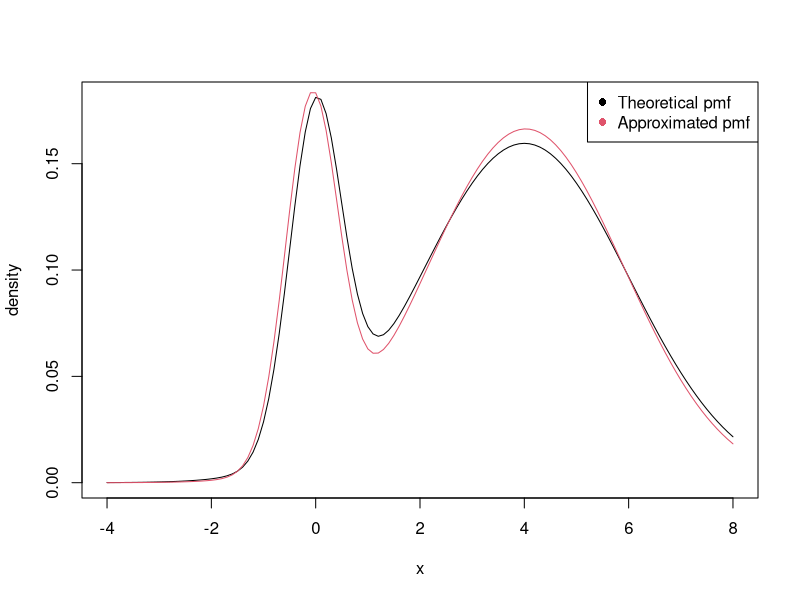
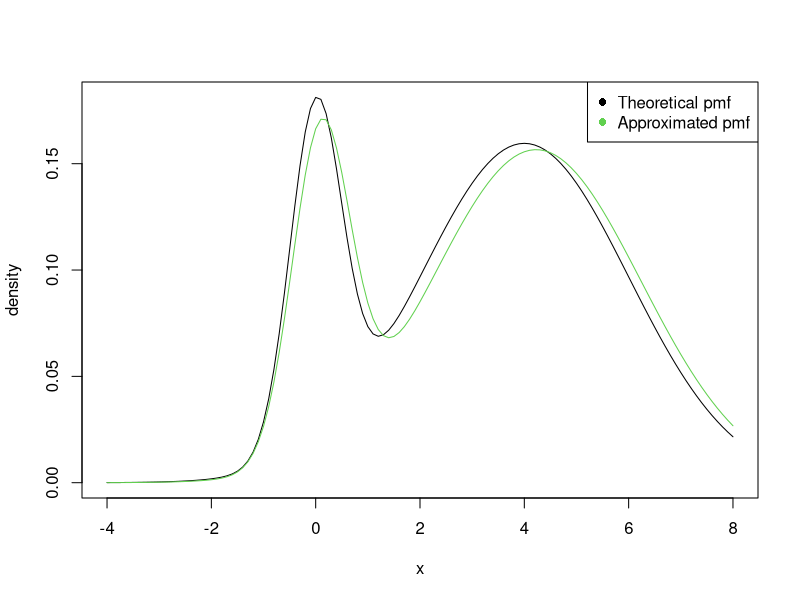

The R source for these figures, in order:
## ---- chunk 1
knitr::opts_chunk$set(echo = TRUE)
## ---- chunk 2
# Imported from Module 9
rmixnorm <- function(N, mu1, mu2, sigma1, sigma2, tau){
  ind <- I(runif(N) > tau)
  X <- rep(0,N)
  X[ind] <- rnorm(sum(ind), mu1, sigma1)
  X[!ind] <- rnorm(sum(!ind), mu2, sigma2)
  return(X)
}

dmixnorm <- function(x, mu1, mu2, sigma1, sigma2, tau){
  y <- (1-tau)*dnorm(x, mean = mu1, sd = sigma1) + tau*dnorm(x, mean = mu2, sd = sigma2)
  return(y)
}
## ---- chunk 3

# Returns expected value of given parameters for gaussian mixed distribution
ExpectationStep <- function(X, mu1, mu2, sigma1, sigma2, tau){
  N <- length(X)
  p <- dnorm(X, mean = mu2, sd = sigma2)*tau/dmixnorm(X, mu1, mu2, sigma1, sigma2, tau)

  sum1 <- log(1-tau)*(N-sum(p))
  sum2 <- log(tau)*sum(p)
  sum3 <- sum((1-p) * log(dnorm(X, mean = mu1, sd = sigma1)))
  sum4 <- sum(p * log(dnorm(X, mean = mu2, sd = sigma2)))
  
  return(sum1+sum2+sum3+sum4)
}

# Returns optimization of parameters for EM of mixed gaussian distribution
MaximizationStep <- function(X, mu1, mu2, sigma1, sigma2, tau){
  N <- length(X)
  p <- dnorm(X, mean = mu2, sd = sigma2)*tau/dmixnorm(X, mu1, mu2, sigma1, sigma2, tau)

  tau_up <- sum(p)/N
  mu1_up <- sum((1-p) * X)/sum(1-p)
  sigma1_up <- sqrt(sum((1-p) * (X-mu1_up)^2)/sum(1-p))
  mu2_up <- sum(p * X)/sum(p)
  sigma2_up <- sqrt(sum(p * (X-mu2_up)^2)/sum(p))
  
  return(c(mu1_up, mu2_up, sigma1_up, sigma2_up, tau_up))
}



## ---- chunk 4

# Initialization

N <- 1000
X <- rmixnorm(N, 0, 4, 0.5, 2, 0.8)

mu1 <- -1; mu2 <- 6
sigma1 <- 1; sigma2 <- 4
tau <- 0.6

a <- ExpectationStep(X, mu1, mu2, sigma1, sigma2, tau)
b <- MaximizationStep(X, mu1, mu2, sigma1, sigma2, tau)

for (i in 1:1000){
  b <- MaximizationStep(X, b[1], b[2], b[3], b[4], b[5])
  a <- ExpectationStep(X, b[1], b[2], b[3], b[4], b[5])
}


print(sprintf("The EM Algorithm approximates the inital parameters as mu1 = %.2f, mu2 = %.2f, sigma1 = %.2f, sigma2 = %.2f, tau = %.2f", b[1], b[2], b[3], b[4], b[5]))

xgrid <- seq(from = -4, to = 8, 0.1)
plot(xgrid, dmixnorm(xgrid, 0, 4, 0.5, 2, 0.8), 'l', xlab = "x", ylab = "density")
lines(xgrid, dmixnorm(xgrid, b[1], b[2], b[3], b[4], b[5]), col = 2)
legend("topright", legend=c("Theoretical pmf", "Approximated pmf"), col = c(1, 2), pch = 16)

## ---- chunk 5

# Initialization

N <- 1000
X <- rmixnorm(N, 0, 4, 0.5, 2, 0.8)

mu1 <- 3; mu2 <- 1
sigma1 <- 3; sigma2 <- 1
tau <- 0.4

a <- ExpectationStep(X, mu1, mu2, sigma1, sigma2, tau)
b <- MaximizationStep(X, mu1, mu2, sigma1, sigma2, tau)

for (i in 1:1000){
  b <- MaximizationStep(X, b[1], b[2], b[3], b[4], b[5])
  a <- ExpectationStep(X, b[1], b[2], b[3], b[4], b[5])
}


print(sprintf("The EM Algorithm approximates the inital parameters as mu1 = %.2f, mu2 = %.2f, sigma1 = %.2f, sigma2 = %.2f, tau = %.2f", b[1], b[2], b[3], b[4], b[5]))

xgrid <- seq(from = -4, to = 8, 0.1)
plot(xgrid, dmixnorm(xgrid, 0, 4, 0.5, 2, 0.8), 'l', xlab = "x", ylab = "density")
lines(xgrid, dmixnorm(xgrid, b[1], b[2], b[3], b[4], b[5]), col = 3)
legend("topright", legend=c("Theoretical pmf", "Approximated pmf"), col = c(1, 3), pch = 16)

